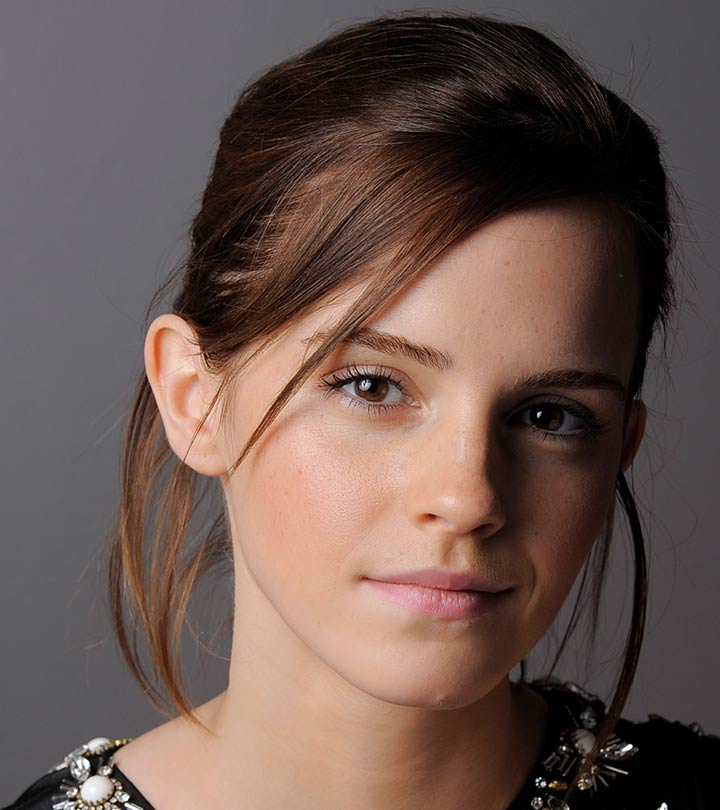
#> input picture docs/q1_images/input/emma.jpg, 720 x 810 px
$ python q1.py   (older library calls are emulated)
#> lines starting #> are read from the running program, lines starting #| are printed output that depends on the picture
### utils.py
import os
import cv2
import numpy as np
import matplotlib.pyplot as plt

def load_gray(path: str):
#> called with path = 'docs/q1_images/input/emma.jpg'
    img = cv2.imread(path, cv2.IMREAD_GRAYSCALE)
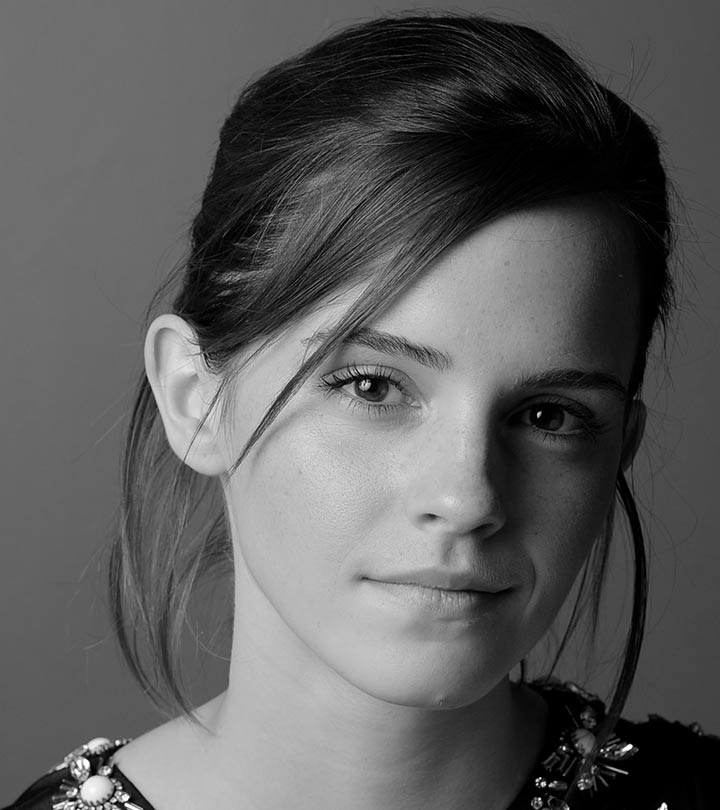
#> img: shape (810, 720); min 0, max 255, mean 92.3
    if img is None:
        raise FileNotFoundError(f"Could not read image: {path}")
    return img

def save_img(path: str, img):
    os.makedirs(os.path.dirname(path), exist_ok=True)
    cv2.imwrite(path, img)

def apply_lut(gray, lut):
    return cv2.LUT(gray, lut)
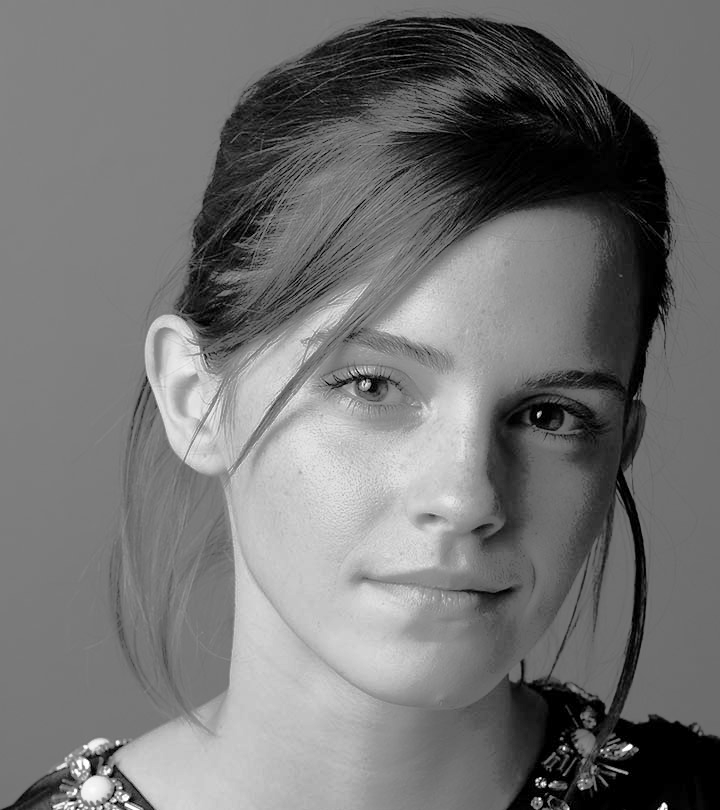
#> returned value: shape (810, 720); min 0, max 255, mean 115.4


def plot_transfer(x, y, title, outpath):
#> called with x = array of shape (256,), y = array of shape (256,), title = 'Q1 Intensity Transformation'
    os.makedirs(os.path.dirname(outpath), exist_ok=True)
    plt.figure()
    plt.plot(x, y)
    plt.title(title)
    plt.xlabel("Input intensity")
    plt.ylabel("Output intensity")
    plt.xlim([0,255])
    plt.ylim([0,255])
    plt.grid(True, linestyle='--', linewidth=0.5)
    plt.savefig(outpath, bbox_inches='tight', dpi=150)
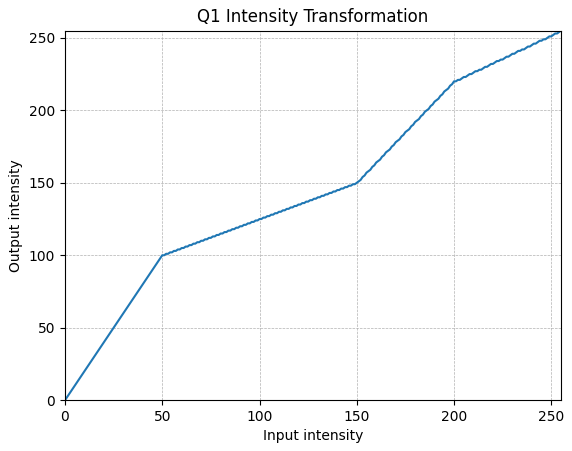
#> figure drawn by matplotlib, 1 panel; curve peaks at x = 255, y = 255
    plt.close()


# [43 lines left out: functions intensity_map_from_points, load_color, ensure_gray, hist_img, gamma_correct_Lab, not called in this run]

def vibrance_s_curve(x, a: float, sigma: float = 70.0):
    # x in [0,255]; returns mapped intensity with a Gaussian bump around 128
    return np.minimum(x + a * 128.0 * np.exp(-((x - 128.0)**2)/(2*sigma**2)), 255.0)


# [116 lines left out: functions sobel_filter_2d, sobel_manual, conv2, sobel_separable, nearest_neighbor_zoom, bilinear_zoom and 3 more, not called in this run]

### q1.py

import os
import cv2
import numpy as np
from utils import (
    load_gray, save_img,
    plot_transfer,
    apply_lut
)

IN_PATH = "docs/q1_images/input/emma.jpg"

# Fixed control points
control_points = [(0,0),(50,100),(150,150),(200,220),(255,255)]

def build_lut(points):
    xs = [p[0] for p in points]
    ys = [p[1] for p in points]
    lut = np.interp(np.arange(256), xs, ys).astype(np.uint8)
    return lut

def main():
    img = load_gray(IN_PATH)
    lut = build_lut(control_points)
    mapped = apply_lut(img, lut)


    x = np.arange(256); y = lut
    plot_transfer(x, y, "Q1 Intensity Transformation",
                  "docs/q1_images/output/emma_intensity_transformation.jpg")

    save_img("docs/q1_images/output/emma_original.jpg", img)
    save_img("docs/q1_images/output/emma_mapped.jpg", mapped)

    print("Q1 done.")

if __name__ == "__main__":
    main()
